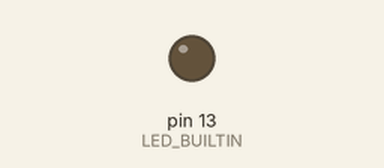
This sketch was run on a simulated Arduino Uno, built with avr-gcc and run on an emulated ATmega328P. Parts: output pins drawn as LEDs (lit = HIGH). Random numbers use the default seed unless the sketch sets one; what the sketch prints to the serial monitor is not drawn.

Above: at 0.05 s.
Timing chart, 0 to 4.6 s (numbered marks = the images above):
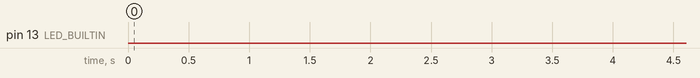

Measured:
- by itself, pin 13 (LED_BUILTIN): LOW → HIGH at 4.7 s, → LOW 1.0 s later, → HIGH 1.0 s later, → LOW 1.0 s later, … (126 changes in this stretch)

The sketch:

barracuda.ino
```cpp
/*
   Slash/Byte 2018
   Battleship Game engine for hardware!
   it was originally the motivation for building an engine for battleship
   used v2 code for this, its on my github somewhere.

   This will solve randomly gen-ed boards, per the rules, of battleship
   Comes as is...

   Could shrink the internal play boards, use the memory better,
   put stuff in PROGMEM to shrink memory usage.
   Its more or less "concept" code? I just wanted a battleship playing arduino
   "well~s, I got one now".

   Sketch uses 6914 bytes (21%) of program storage space. Maximum is 32256 bytes.
   Global variables use 400 bytes (19%) of dynamic memory, leaving 1648 bytes for local variables. Maximum is 2048 bytes.

   ...and yes, everything all crammed together like this, is NOT very good coding.
   but its open source, that counts for something right?

   used this blogpost as a guide.
   http://www.datagenetics.com/blog/december32011/
   Code is 100% mine, nobody writes crappy code like this anyway lol
   its not all, formated neat and documented well.
   its like a programmer puked in notepad. Who dose that?
   slash/byte dose... *closes notepad*
*/

//generates a random board state to solve
void genGame(uint8_t op[10][10]);
bool checkFit(uint8_t op[10][10], bool ort, uint8_t startY, uint8_t startX, uint8_t length);
//prints the internal board state over serial
void printBoard(uint8_t OP[10][10], int font = 96); //32 works too

//ship class for, ship stuff?
class Ships
{
  public:
    Ships(uint8_t length) //init all the things
    {
      _length = length;
      _sunk = 0;
    }

    //sink or unsink a ship
    void sink(bool a = 1) //sink or unsink a ship
    {
      _sunk = a;
    }

    //return sunk state
    bool sunk(void) //check sunk state of ship
    {
      return _sunk;
    }

    //uses the current board to find the ship probability 'super'
    void target(uint8_t board[10][10], uint8_t super[10][10])
    {
      uint8_t j = 0;
      uint8_t ort = 0;
      for (uint8_t i = 0; i < 10; i++)
        for (j = 0; j < 10; j++)
          for (ort = 0; ort < 2; ort++)
            if (fitCell(j, i, board, ort) == 0) //horse
              setCell(j, i, board, super, ort); //setH(i, j, board, super);
    }

  private:
    uint8_t *bp; //board pointer
    uint8_t *sp; //super pointer, its super
    uint8_t _length; //length of the ship
    uint8_t _max;
    bool _sunk; //sunk state

    //vertical and horizontal, cell FIT CHECK, vertical, ort = true
    bool fitCell(uint8_t i, uint8_t j, uint8_t board[10][10], bool ort)
    {
      _max = i + _length;
      if (_max > 10) //check ship length and compare it to the board length
        return 1; //wont fit
      for (; i < _max; i++) //scan the total length of ship
      {
        ort ? bp = &board[i][j] : bp = &board[j][i];
        if ((*bp == 2) || (*bp == 3)) //if the space if full
          return 1; //wont fit
      }
      return 0;
    }

    //vertical and horizontal, cell FILL, vertical, ort = true
    void setCell(uint8_t i, uint8_t j, uint8_t board[10][10], uint8_t super[10][10], bool ort)
    {
      _max = i + _length;
      for (; i < _max; i++) //scan the total length of ship
      {
        ort ? bp = &board[i][j] : bp = &board[j][i];
        ort ? sp = &super[i][j] : sp = &super[j][i];
        if (*bp == 1) //if the space has been hit
        {
          *sp = 0; //zero it out
          if ((i + 1) <= 9) //north & west check, 4 cells all round
          {
            ort ? bp = &board[i + 1][j] : bp = &board[j][i + 1];
            if (*bp == 0) //check if its free
            {
              ort ? sp = &super[i + 1][j] : sp = &super[j][i + 1];
              *sp += 20; //then heavy weight it
            }
          }
          if ((i - 1) >= 0) //south & east check, 4 cells all round
          {
            ort ? bp = &board[i - 1][j] : bp = &board[j][i - 1];
            if (*bp == 0) //check if its free
            {
              ort ? sp = &super[i - 1][j] : sp = &super[j][i - 1];
              *sp += 20; //then heavy weight it
            }
          }
        }
        else
          *sp += 1; //increment super
      }
    }
};

//Game class, dose game stuff
class Game
{
  public:
    Game()
    {
      //init ship length
      shipLength[0] = 5;
      shipLength[1] = 4;
      shipLength[2] = 3;
      shipLength[3] = 3;
      shipLength[4] = 2;

      //create all the ship objects with the right length
      for (i = 0; i < 5; i++)
        myShips[i] = new Ships(shipLength[i]); //create my ships
      newGame();
    }

    ~Game()
    {
      for (i = 0; i < 5; i++)
        delete[] myShips[i]; //duke nuke um
    }

    //start a new game, clear all vars
    void newGame(void)
    {
      memset(Xboard, 0, sizeof(Xboard)); //clear board
      memset(super, 0, sizeof(super)); //clear super
      for (i = 0; i < 5; i++)
        myShips[i]->sink(0); //unsink my ships
      lastMoveX = 0; //clear moves
      lastMoveY = 0; //clear moves
    }

    //update the board
    void updateBoard(bool hm)
    {
      if (hm) //if hit
        Xboard[lastMoveY][lastMoveX] = 1; //set hit cell
      else
        Xboard[lastMoveY][lastMoveX] = 2; //set miss cell
      //display for testing
      //printBoard(Xboard, 32);
    }

    //update the board
    void updateBoard(bool hm, uint8_t sunk) //sunk = ship index + 1
    {
      updateBoard(hm);
      if (sunk > 0)
      {
        myShips[sunk - 1]->sink(); //sink the ship
        findShip(sunk - 1); //locate the sunk ship
      }
    }

    //returns the best move in battleship format 'a7', 'd3'
    const char* getMove()
    {
      findSuper(); //find the super position for the game board
      findBest(); //find the highest rated move in the super position
      static char a[10] = {0};
      snprintf(a, 10, "%c%d", (char)lastMoveY + 97, lastMoveX + 1); //convert to c-string
      return a;
    }

    //gets the move in index format, not useful unless testing
    void getMove(uint8_t &y, uint8_t &x)
    {
      findSuper(); //find the super position for the game board
      findBest(); //find the highest rated move in the super position
      y = lastMoveY; //sets the move index
      x = lastMoveX; //sets the move index
    }

  private:
    uint8_t i;
    uint8_t lastMoveX, lastMoveY; //move vars
    uint8_t shipLength[5]; //length of the ships in the game
    uint8_t super[10][10]; //super position
    //Xboard, hit=1, miss=2, sunk=3, free=0;
    uint8_t Xboard[10][10]; //game board
    Ships *myShips[5]; //array of ship objects

    //calculate new super position for the current board
    void findSuper(void)
    {
      memset(super, 0, sizeof(super)); //clear the super position
      for (i = 0; i < 5; i++)
      {
        if (!myShips[i]->sunk()) //if the ship is still in play
          myShips[i]->target(Xboard, super); //use it in the new super position
      }
    }

    //locate the sunk ship and change the state from hit to sunk
    bool findShip(uint8_t len)
    {
      uint8_t Y = 0, X = 0; //hit index

      for (i = 0; i < 10; i++)
      {
        Xboard[lastMoveY][i] == 1 ? Y++ : 0; //inc y hit count if cell is 1
        Xboard[i][lastMoveX] == 1 ? X++ : 0; //int x hit count if cell is 1
      }

      if ((Y == shipLength[len]) && (X == 1)) //figure out the orientation
      {
        X = 0; //no significance, just needed a var for a counter
        while (Xboard[lastMoveY][X] != 1) //count until we find the hit ship
          X++;
        for (i = X; i < shipLength[len] + X; i++) //change the state, horizontal
          Xboard[lastMoveY][i] = 3; //use last move as ref
        return 0;
      }
      else if ((X == shipLength[len]) && (Y == 1)) //figure out the orientation
      {
        Y = 0; //no significance, just needed a var for a counter
        while (Xboard[Y][lastMoveX] != 1) //count until we find first hit of the ship
          Y++;
        for (i = Y; i < shipLength[len] + Y; i++) //change the state, vertical
          Xboard[i][lastMoveX] = 3; //use last move as ref
        return 0;
      }
      return 1;
    }

    //find the best move in the super position
    void findBest()
    {
      uint8_t a = 0, b = 0;
      for (uint8_t j = 0; j < 5; j++)
        for (i = 0; i < 10; i++)
        {
          b = super[i][j] > super[i][j + 5] ? super[i][j] : super[i][j + 5]; //'b' is now the largest of the two numbers
          if (a < b) //if 'a' is bigger than the largest
          {
            a = b; //a becomes the largest
            lastMoveY = i; //'i' don't change between the two
            lastMoveX = a == super[i][j] ? j : j + 5; //check which number was assigned, give it a 'j' val.
          } //I save 50 loops, faster = better?
        }
    }
};

void setup()
{
  pinMode(LED_BUILTIN, OUTPUT);
  Serial.begin(115200);
  /* open up serial to start the running everything */
  /* otherwise you may go insane with rage */
  while (!Serial) {
    digitalWrite(LED_BUILTIN, HIGH);   // turn the LED on (HIGH is the voltage level)
    delay(1000);                       // wait for a second
    digitalWrite(LED_BUILTIN, LOW);    // turn the LED off by making the voltage LOW
    delay(1000);
  }
  randomSeed(analogRead(0)); //seed the 'not so' random number generator
  Serial.println("Battleship Game Engine for the arduino");
  Serial.println("Slash/Byte, 2018");
  Serial.println("--------------------------------------");
}

// the loop function runs over and over again forever
void loop()
{
  /* change to set amount of games played */
  int gameCnt = 10; //number of games to play

  /* start of engine test */
  uint8_t max = 10, min = 100;
  uint8_t OP[10][10] = {{0}};
  uint8_t shipLength[5] = {5, 4, 3, 3, 2};
  uint8_t shipCount[5] = {0};
  int freq[101] = {0};

  Game myGame; //game object
  Serial.println("Games started...");

  /* main game loop */
  for (int i = 0; i < gameCnt; i++)
  {
    uint8_t X = 0, Y = 0;
    uint8_t sunk = 0;
    uint8_t mv = 0;
    uint8_t z = 0;

    myGame.newGame();
    memset(OP, 0, sizeof(OP));
    memset(shipCount, 0, sizeof(shipCount));
    genGame(OP);

    //for displaying the gen-ed board
    //printBoard(OP, 96);

    /* 2nd game loop */
    while (sunk != 5)
    {
      mv++; //count moves made
      myGame.getMove(Y, X); //get move from engine
      z = OP[Y][X];
      if (z == 0) //check board to solve
        myGame.updateBoard(0); //send miss to engine
      else //send hit
      {
        shipCount[z - 1] += 1;
        if (shipCount[z - 1] == shipLength[z - 1]) //is the ship was a hit and sunk
        {
          sunk++;
          myGame.updateBoard(1, z); //send which ship sunk
        }
        else
          myGame.updateBoard(1); //send hit to engine
      }
    }
    freq[mv]++; //add move count to frequency array
    /* uncomment to view some info */
    /*
      Serial.print("Game: ");
      Serial.print(i + 1);
      Serial.print("/");
      Serial.print(gameCnt);
      Serial.print(" Finished, ");
      Serial.print("Move Count: ");
      Serial.println(mv);
    */
    //man that was too much info...
  }
  int avg = 0;
  for (int i = 1; i < 101; i++) //calc average
    avg += (i * freq[i]);
  Serial.print("Average Moves till Victory: ");
  Serial.println((float)avg / (float)gameCnt, 2); //displays move average
  /* end of engine test */

  Serial.println("I'm gona stay in a loop now... FOREVER!");
  while (1) //'NASA' approved while loop
  {
    digitalWrite(LED_BUILTIN, HIGH);   // turn the LED on (HIGH is the voltage level)
    delay(1000);                       // wait for a second
    digitalWrite(LED_BUILTIN, LOW);    // turn the LED off by making the voltage LOW
    delay(1000);
  }
  Serial.println("If you can read this, something went very wrong...");
  Serial.println("Please contact NASA for help, thank you");
}

/* prints the board to serial */
void printBoard(uint8_t OP[10][10], int font)
{
  Serial.println("-------------------");
  for (int i = 0; i < 10; i++)
  {
    for (int j = 0; j < 10; j++)
    {
      Serial.print((char)(OP[i][j] + font));
      Serial.print(" ");
    }
    Serial.println();
  }
}

/* gens a random board state to solve */
void genGame(uint8_t op[10][10])
{
  uint8_t length[5] = {5, 4, 3, 3, 2};
  bool ort[5];
  uint8_t A[5];
  uint8_t B[5];
  for (uint8_t i = 0; i < 5; i++)
  {
    do
    {
      ort[i] = random(2); //0-1
      A[i] = random(10); //0-9
      B[i] = random(10); //0-9
    }
    while (checkFit(op, ort[i], A[i], B[i], length[i]) == 1);

    for (uint8_t j = A[i]; j < A[i] + length[i]; j++)
      ort[i] == 1 ? op[j][B[i]] = i + 1 : op[B[i]][j] = i + 1;
  }
}

/* part of 'genGame()' */
bool checkFit(uint8_t op[10][10], bool ort, uint8_t A, uint8_t B, uint8_t length)
{
  if ((A + length) > 10)
    return 1; //wont fit

  uint8_t *a;
  for (uint8_t i = A; i < A + length; i++)
  {
    ort == 1 ? a = &op[i][B] : a = &op[B][i];
    if (*a > 0)
      return 1;
  }
  return 0;
}

//EOF
```
